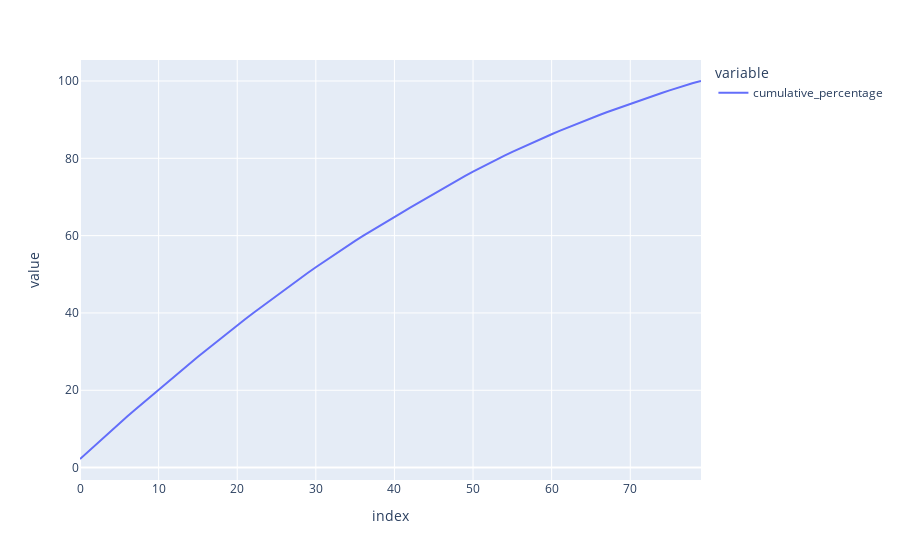

The code cell stored with this chart in its notebook:
### Code cell
px.line(result['cumulative_percentage'])

### Figure 1 — Plotly figure (JSON) as saved in the notebook; plotly's stock layout.template omitted (floating-point values rounded to 4 significant figures)
{"data": [{"hovertemplate": "variable=cumulative_percentage<br>index=%{x}<br>value=%{y}<extra></extra>", "legendgroup": "cumulative_percentage", "line": {"color": "#636efa", "dash": "solid"}, "marker": {"symbol": "circle"}, "mode": "lines", "name": "cumulative_percentage", "orientation": "v", "showlegend": true, "type": "scatter", "x": [0, 1, 2, 3, 4, 5, 6, 7, 8, 9, 10, 11, 12, 13, 14, 15, 16, 17, 18, 19, 20, 21, 22, 23, 24, 25, 26, 27, 28, 29, 30, 31, 32, 33, 34, 35, 36, 37, 38, 39, 40, 41, 42, 43, 44, 45, 46, 47, 48, 49, 50, 51, 52, 53, 54, 55, 56, 57, 58, 59, 60, 61, 62, 63, 64, 65, 66, 67, 68, 69, 70, 71, 72, 73, 74, 75, 76, 77, 78, 79], "xaxis": "x", "y": [2.226, 4.101, 5.964, 7.8, 9.626, 11.45, 13.22, 14.97, 16.71, 18.44, 20.18, 21.91, 23.63, 25.32, 26.99, 28.65, 30.31, 31.96, 33.6, 35.19, 36.79, 38.37, 39.94, 41.47, 42.98, 44.49, 45.98, 47.47, 48.94, 50.39, 51.82, 53.22, 54.62, 55.99, 57.34, 58.64, 59.92, 61.19, 62.41, 63.63, 64.85, 66.05, 67.24, 68.44, 69.64, 70.83, 72.01, 73.19, 74.35, 75.48, 76.58, 77.65, 78.67, 79.68, 80.68, 81.67, 82.62, 83.57, 84.48, 85.37, 86.24, 87.08, 87.93, 88.77, 89.57, 90.37, 91.15, 91.9, 92.64, 93.36, 94.09, 94.81, 95.52, 96.2, 96.89, 97.57, 98.23, 98.9, 99.47, 100], "yaxis": "y"}], "layout": {"legend": {"title": {"text": "variable"}, "tracegroupgap": 0}, "margin": {"t": 60}, "xaxis": {"anchor": "y", "domain": [0, 1], "title": {"text": "index"}}, "yaxis": {"anchor": "x", "domain": [0, 1], "title": {"text": "value"}}}}
